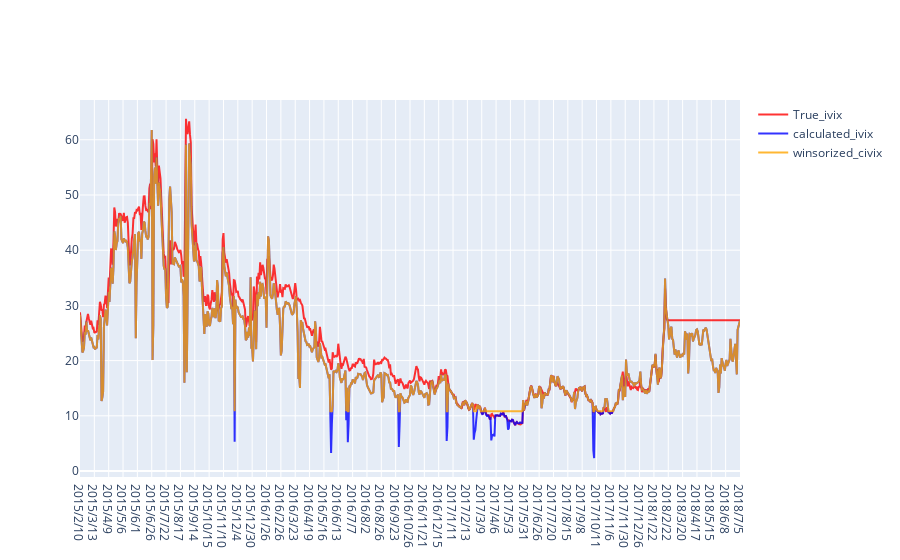

Notebook code for this chart:
### Code cell
from scipy.stats.mstats import winsorize
df['winsorized_civix'] = winsorize(df['calculated_ivix'],limits=[0.1, 0])

fig.add_trace(go.Scatter(
                x=df['DateTime'],
                y=df['winsorized_civix'],
                name="winsorized_civix",
                line_color='orange',
#                 line_color='dimgray',
                opacity=0.8))
fig.show()

### Figure 1 — Plotly figure (JSON) as saved in the notebook; plotly's stock layout.template omitted (floating-point values rounded to 4 significant figures; data arrays with more than 128 entries replaced by an {"elided": "..."} marker saying what was removed)
{"data": [{"line": {"color": "red"}, "name": "True_ivix", "opacity": 0.8, "type": "scatter", "x": {"elided": "829 str values"}, "y": {"elided": "829 float values"}}, {"line": {"color": "blue"}, "name": "calculated_ivix", "opacity": 0.8, "type": "scatter", "x": {"elided": "829 str values"}, "y": {"elided": "829 float values"}}, {"line": {"color": "orange"}, "name": "winsorized_civix", "opacity": 0.8, "type": "scatter", "x": {"elided": "829 str values"}, "y": {"elided": "829 float values"}}], "layout": {}}
